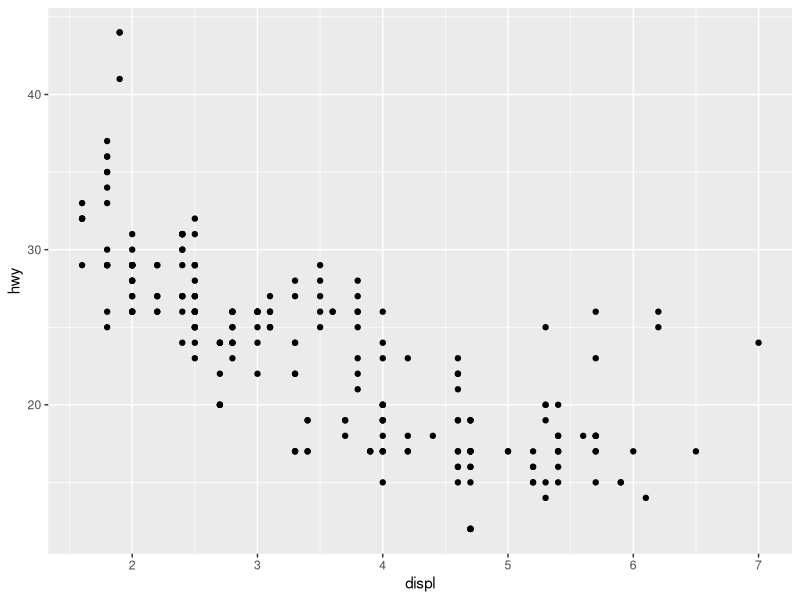
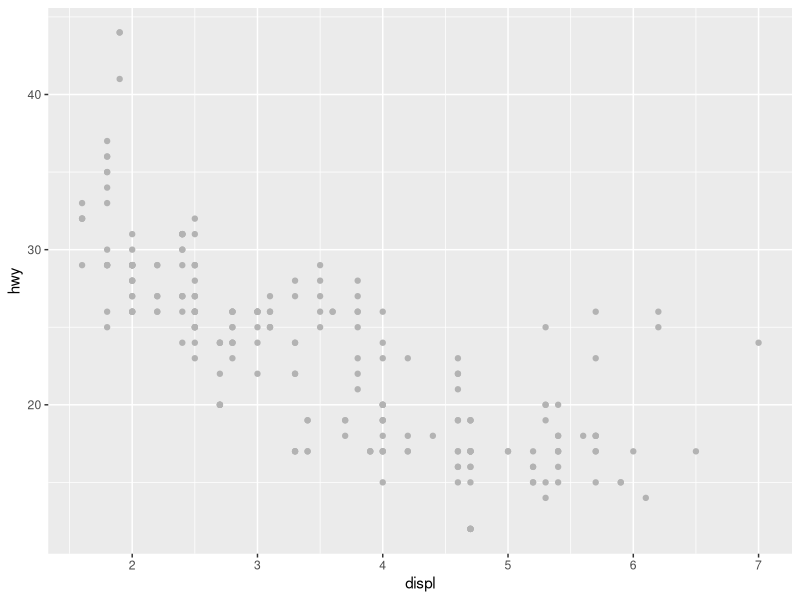

Recreate these plots in R, in order.
## ---- chunk 1
knitr::opts_chunk$set(error = TRUE)
## ---- chunk 2
library(tidyverse)
## ---- chunk 3
ggplot(mpg, aes(x = displ, y = hwy)) +
  geom_point()
## ---- chunk 4
ggplot(mpg, aes(x = displ, y = hwy)) +
  geom_point(color = "gray70")
## ---- chunk 5
head(diamonds)
## ---- chunk 6

head(diamonds, n = 15)
## ---- chunk 7
tail(diamonds)
## ---- chunk 8
dim(diamonds)

head(diamonds)
diamonds
str(diamonds)
nrow(diamonds)
ncol(diamonds)
## ---- chunk 9
head(diamonds)
diamonds %>%
  count(color) %>% 
  count(color)

diamonds %>%
  count(clarity)
## ---- chunk 10
count(diamonds, color)
